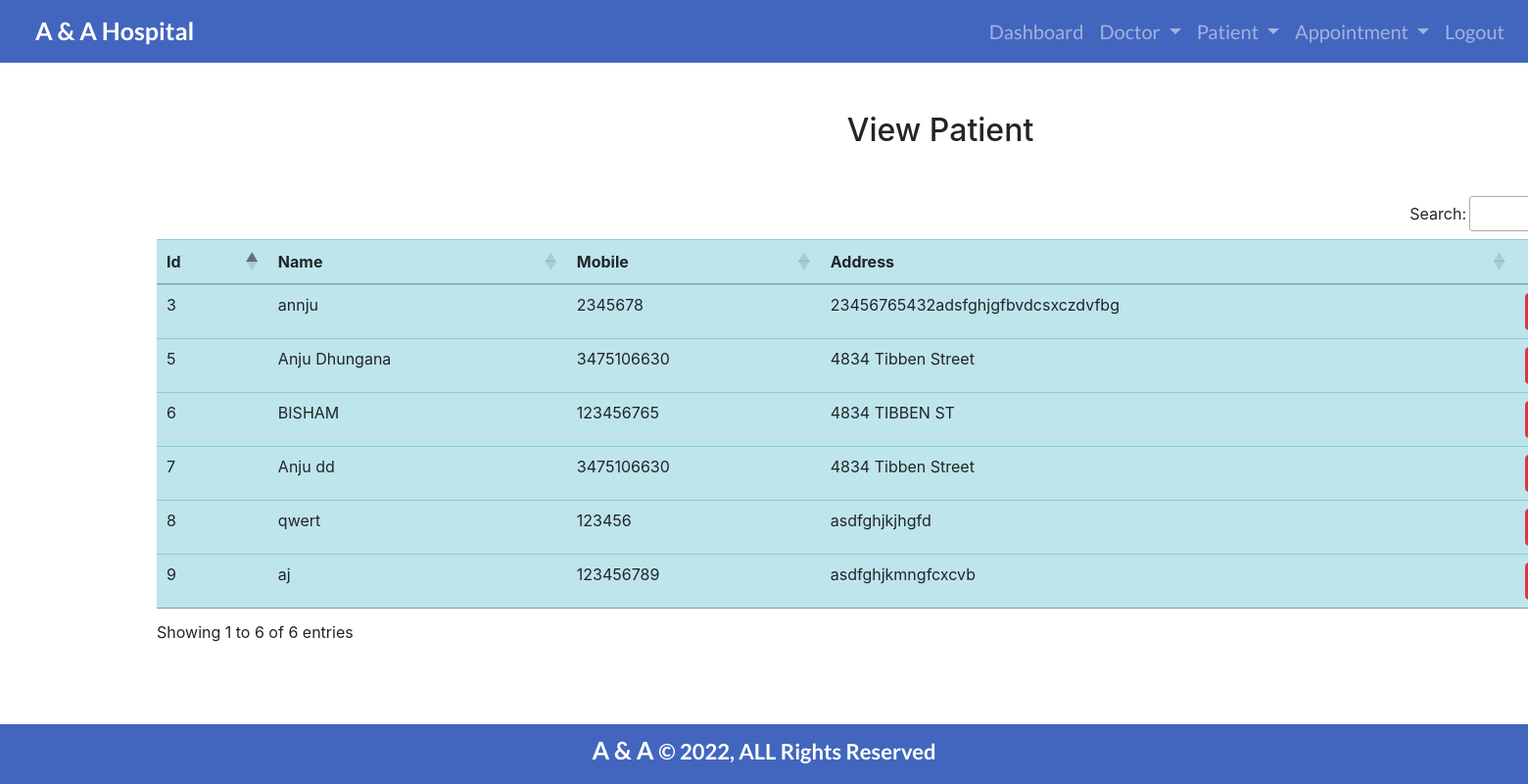
Before: /view_patient/ (signed in) with the older database file.
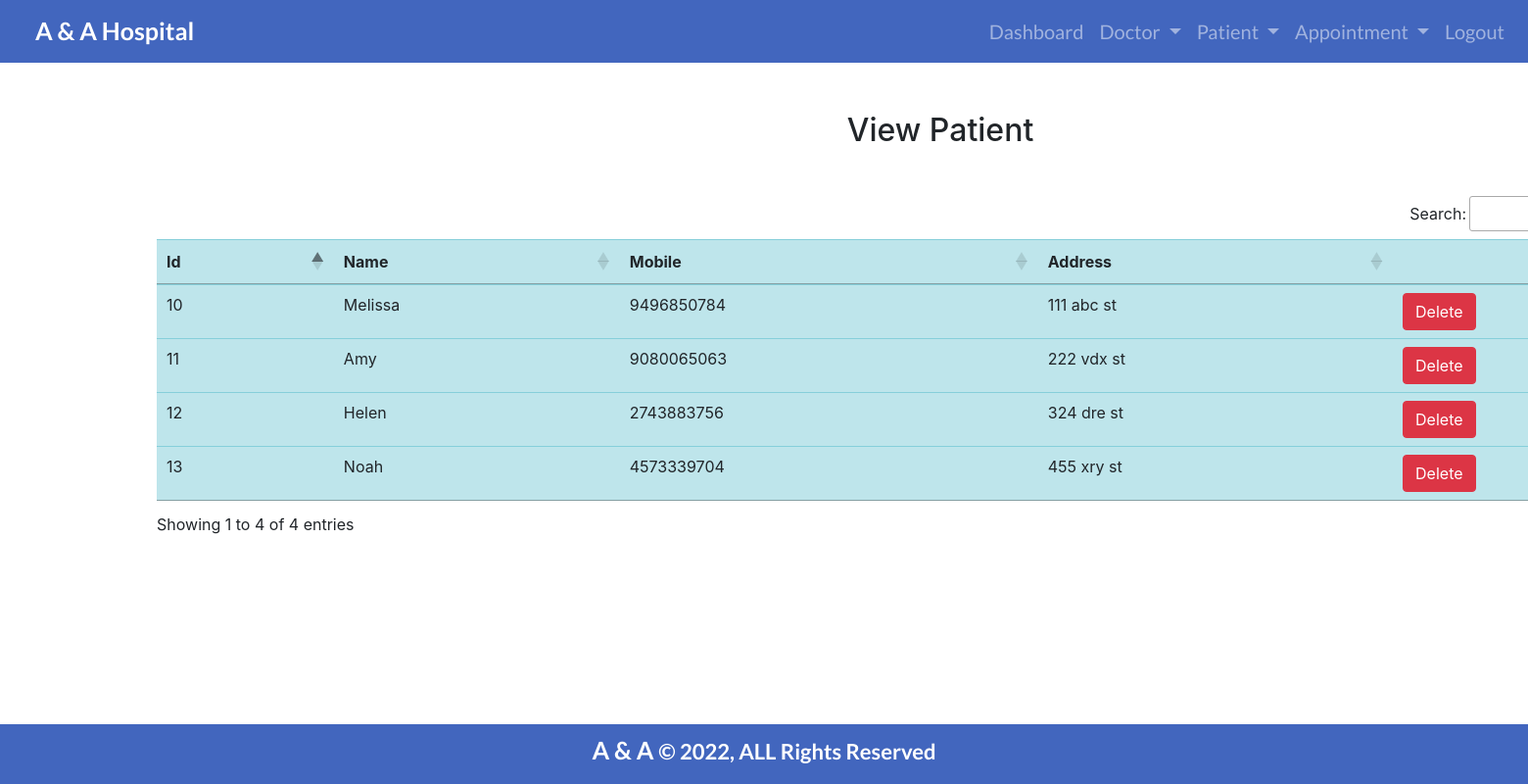
After: the same page with the newer database file.
### hospital/models.py (models this page shows, shortened)
class Patient(models.Model):
    name = models.CharField(max_length=50)
    mobile = models.IntegerField(null=True)
    address = models.TextField()

### hospital/views.py (the view)
# urls.py: path('view_patient/',View_Patient,name='view_patient'),
def View_Patient(request):
    if not request.user.is_staff:
        return redirect('login')
    pat = Patient.objects.all()
    data = {'pat': pat}
    return render(request, 'view_patient.html', data)

### hospital/templates/view_patient.html
{% include 'base.html' %}
{% include 'navigation.html' %}
{%block content%}
<div style="width: 100rem; margin-left: 10rem; margin-top: 50px">
    <h2 class="text-center py-0 mb-4">View Patient</h2>
    <br>
    <table id="example" class="table table-info">
        <thead>
            <tr>
                <th>Id</th>
                <th>Name</th>
                <th>Mobile</th>
                <th>Address</th>
                <th></th>
            </tr>
        </thead>
        <tbody>
            {% for i in pat %}
            <tr>
               <td> {{i.id}}</td>
               <td> {{i.name}}</td>
               <td> {{i.mobile}}</td>
               <td> {{i.address}}</td>
               <td><a href="{% url 'delete_patient' i.id %}"
                onclick="return confirm('Are you sure you want to delete?')"class="btn btn-danger">Delete</a></td>
            </tr>
            {% endfor %}
        </tbody>
    </table>
</div>
{%endblock%}
{% include 'footer.html' %}

### hospital/templates/base.html (shortened to what this page needs)
{% load static %}
<!DOCTYPE html>
<html lang="en">
<head>
    <link rel="stylesheet" href="https://cdn.jsdelivr.net/npm/bootstrap@4.6.1/dist/css/bootstrap.min.css">
    <link rel="stylesheet" href="https://cdn.datatables.net/1.11.5/css/jquery.dataTables.min.css">
    <link rel="stylesheet" href="https://cdn.datatables.net/buttons/2.2.2/css/buttons.dataTables.min.css">
    <link rel="stylesheet" type="text/css" href="{% static 'css/style.css' %}">
</head>
<body>
</body>
</html>

### hospital/templates/navigation.html (shortened to what this page needs)
<div class="bs-example">
  <nav class="navbar navbar-expand-md navbar-dark" style="background:#4266BE;">
    <a href="/" class="navbar-brand">A & A Hospital</a>
    <div class="collapse navbar-collapse justify-content-between" id="navbarCollapse">
      <ul class="navbar-nav ml-auto">
        {% if request.user.is_staff %}
        <ul class="navbar-nav mr-auto sidenav" id="navAccordion" style="font-size: 20px;  color:#fff; font-family: 'Lato', sans-serif;">
          <li class="nav-item" >
            <a class="nav-link" href="{% url 'dashboard' %}">Dashboard </a>
          </li>
          <li class="nav-item dropdown">
            <a class="nav-link dropdown-toggle" href="#" id="navbarDropdownMenuLink" role="button"
              data-toggle="dropdown" aria-haspopup="true" aria-expanded="false" >
              Doctor
            </a>
          </li>
          <li class="nav-item dropdown">
            <a class="nav-link dropdown-toggle" href="#" id="navbarDropdownMenuLink" role="button"
              data-toggle="dropdown" aria-haspopup="true" aria-expanded="false" >
              Patient
            </a>
          </li>
          <li class="nav-item dropdown" >
            <a class="nav-link dropdown-toggle" href="#" id="navbarDropdownMenuLink" role="button"
              data-toggle="dropdown" aria-haspopup="true" aria-expanded="false" >
              Appointment
            </a>
          </li>
          <li class="nav-item">
            <a class="nav-link" href="{% url 'logout' %}">Logout </a>
          </li>
          {% endif %}
        </ul>
    </div>
  </nav>
</div>

### hospital/templates/footer.html (shortened to what this page needs)
{%block content%}
<footer class="footer">
    <p class="para-name">
       <span>A & A </span> &copy; 2022, ALL Rights Reserved
    </p>
</footer>
{%endblock%}

### hospital/static/css/style.css (style rules this page uses)
p { font-family: 'Lato', sans-serif; font-size: 22px; line-height: 1.5; }
.navbar-brand { font-family: 'Lato', sans-serif; font-size: 25px; margin-left: 20px; font-weight: bolder; }
.nav-item { color: #fff; }
.footer { position: fixed; bottom: 0; left: 0; width: 100%; background: #4266BE; text-align: center; }
.para-name { margin-top: 0.5rem; font-family: 'Lato', sans-serif; font-size: 20px; color: #fff; font-weight: bold; }
.para-name span { font-family: 'Lato', sans-serif; font-size: 25px; }
@media only screen and (min-width: 768px) { .para-name { font-size: 17px; letter-spacing: 1; } }
@media only screen and (min-width: 1024px) { .navbar-brand { font-size: 25px; } }
@media only screen and (min-width: 1024px) { .para-name { font-size: 22px; letter-spacing: 1; } }

Changed rows visible on the page:
removed Patient: id "3", name "annju", mobile "2345678", address "23456765432adsfghjgfbvdcsxczdvfbg"
removed Patient: id "5", name "Anju Dhungana", mobile "3475106630", address "4834 Tibben Street"
removed Patient: id "6", name "BISHAM", mobile "123456765", address "4834 TIBBEN ST"
removed Patient: id "7", name "Anju dd", mobile "3475106630", address "4834 Tibben Street"
removed Patient: id "8", name "qwert", mobile "123456", address "asdfghjkjhgfd"
removed Patient: id "9", name "aj", mobile "123456789", address "asdfghjkmngfcxcvb"
added Patient: id "10", name "Melissa", mobile "9496850784", address "111 abc st"
added Patient: id "11", name "Amy", mobile "9080065063", address "222 vdx st"
added Patient: id "12", name "Helen", mobile "2743883756", address "324 dre st"
added Patient: id "13", name "Noah", mobile "4573339704", address "455 xry st"
Other visible differences:
text written by a page script: "Search: Showing 1 to 6 of 6 entries" → "Search: Showing 1 to 4 of 4 entries"
